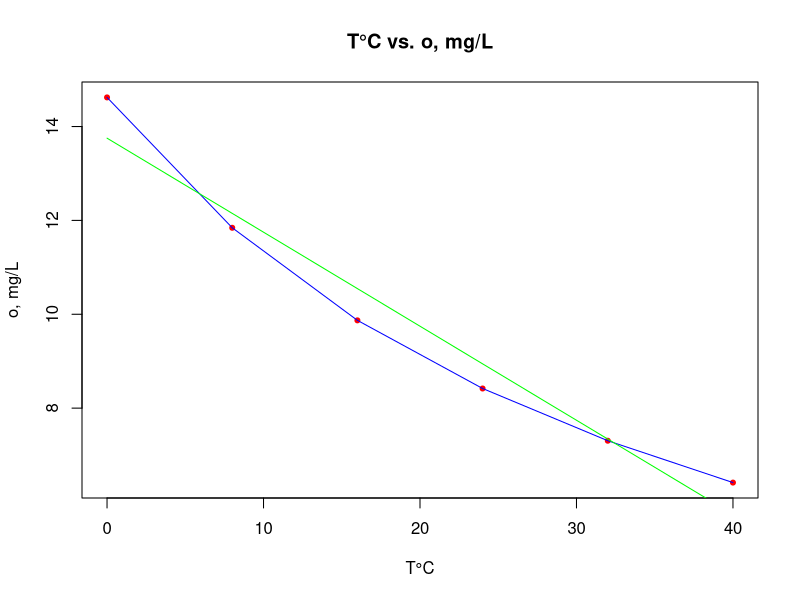

R code for this plot:

RowColNames <- function(size){
  rcnames = c()
  for (i in 1:size) {
    rcnames <- c(rcnames, i)
  }
  return(rcnames)
}

FirstOrder <- function(x, y, order, m){
  col = 1
  for (i in 1:order) {
    fo = (y[i+1] - y[i])/(x[i+1] - x[i])
    m[i, col] = fo
  }
  return(m)
}

GetOrders <- function(x, y, order, m){
  count = order
  for(i in 2:(order)){
    count = count - 1
    for(j in 1:count){
      ans = (m[(j+1), (i-1)] - m[j, (i-1)])/(x[j+i] - x[j])
      m[j, i] = ans
    }
  }
  return(m)
}

GetMultipliers <- function(x, i, term){
  
  for(j in 1:i){
    term = paste(term, "(x - ", sep = " * ")
    term = paste(term, x[j], sep = "")
    term = paste(term, ")", sep = "")
  }
  
  return(term)
}

SetUpPolynomial <- function(x, y, m, order){
  term = y[1]
  row = 1
  for(i in 1:order){
    term = paste(term, "+", sep = " ")
    term = paste(term, m[1, i], sep = " ")
    
    term = GetMultipliers(x, i, term)
  }
  return(term)
}

GetCoefficients <- function(y, m, order){
  coeffs = c()
  coeffs = c(coeffs, y[1])
  for(i in 1:order){
    coeffs = c(coeffs, m[1, i])
  }
  return(coeffs)
}

NDD <- function(x, y, order){
  if(order == length(x) || order > length(x)){
    return(NA)
  }
  m = matrix(data=NA, nrow=order, ncol=order, dimnames = list(RowColNames(order), RowColNames(order)))
  m = FirstOrder(x, y, order, m)
  if(order != 1){
    m = GetOrders(x, y, order, m)
  }
  poly = SetUpPolynomial(x, y, m, order)
  print(poly)
  args = "x"
  poly_func = list(coefficients = GetCoefficients(y, m, order), func = eval(parse(text = paste('function(', args, ') { return(' , poly , ')}', sep=''))))
  return(poly_func)
  
}

x = c(0, 8, 16, 24, 32, 40)
y = c(14.621, 11.843, 9.870, 8.418, 7.305, 6.413)


result_final = NDD(x, y, 5)
if(is.na(result_final[1])){
  print(result_final)
}else{
  print(result_final$coefficients)
  print(result_final$func(27))
}

exerdata =  list(x, y)

plot(x, y, pch = 20, col = "red", main = "T°C vs. o, mg/L", xlab =
       "T°C", ylab = "o, mg/L")
linearModel = lm(y ~ poly(x, 5, raw=TRUE), data = exerdata)
lines(x, predict(linearModel), col = "blue")

linearModel = lm(y ~ x, data = exerdata)
lines(x, predict(linearModel), col = "green")


